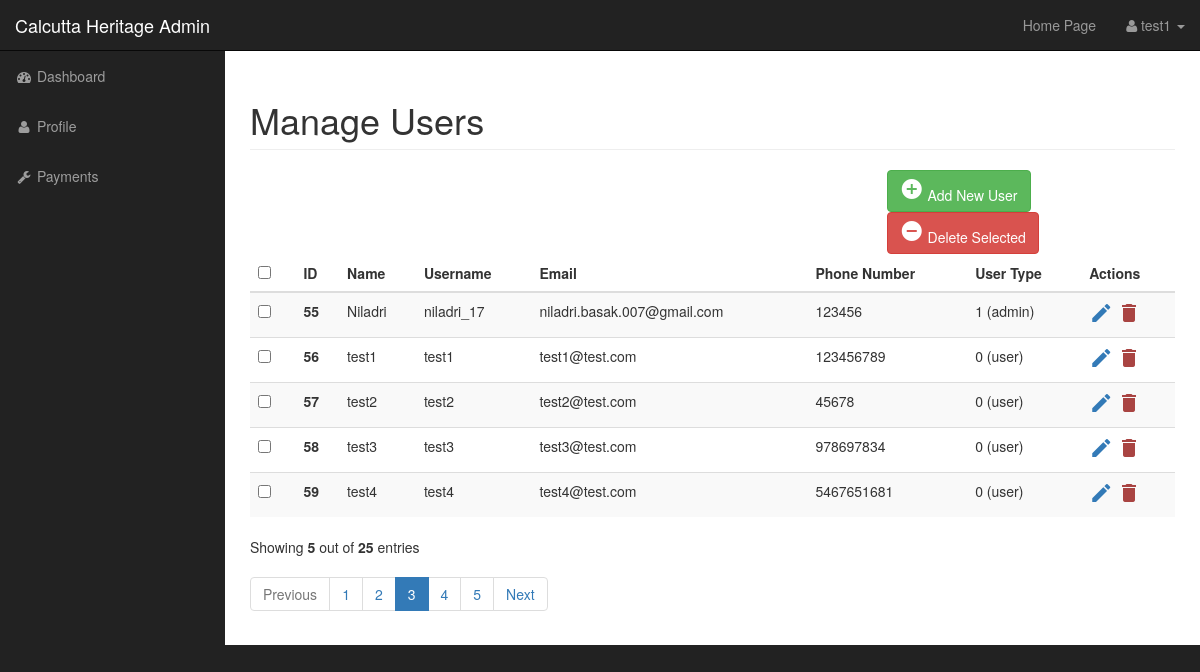
The page /admin/users.php (signed in) on the database its author committed.
### tables this page shows
CREATE TABLE `users` (
  `user_id` int(5) NOT NULL,
  `name` varchar(100) NOT NULL,
  `username` varchar(50) NOT NULL,
  `user_image` text NOT NULL,
  `email` varchar(50) NOT NULL,
  `phone_number` bigint(10) NOT NULL,
  `password_hash` varchar(255) NOT NULL,
  `user_type` int(4) NOT NULL DEFAULT 0,
  `create_time` timestamp NOT NULL DEFAULT current_timestamp() ON UPDATE current_timestamp()
);

### admin/functions.php (the view, shortened to what this page needs)
<?php
function all_user_details()
{
    global $connection;
    $select_all_query = "SELECT * FROM users";
    $result = mysqli_query($connection, $select_all_query);
    if (mysqli_num_rows($result) > 0) {
        while ($row = mysqli_fetch_assoc($result)) {
            echo '
            <tr>
                <td>
                    <span class="custom-checkbox">';
            echo "        <input type='checkbox' id='{$row['user_id']}' name='options[]' value='{$row['user_id']}'>" .
                '<label for="checkbox1"></label>
                    </span>
                </td>
                <th>
                ' .
                $row['user_id']
                . '
                </th>
                <td>
                ' .
                $row['name']
                . '
                </td>
                <td>
                ' .
                $row["username"]
                . '
                </td>
                <td>
                ' .
                $row['email']
                . '
                </td>
                <td>
                ' .
                $row['phone_number']
                . '
                </td>
                <td>
                ' .
                $row['user_type'];
            echo $row['user_type'] == 1 ? ' (admin)' : ' (user)';
            echo
                "
                </td>
                <td>
                <a href='#editEmployeeModal' class='edit' data-toggle='modal'><i class='material-icons' data-toggle='tooltip' title='Edit'>&#xE254;</i></a>
                <a href='#' id='{$row['user_id']}' class='delete text-danger confirm_delete_btn' data-toggle='modal'><i class='material-icons' data-toggle='tooltip' title='Delete'>&#xE872;</i></a>
                </td>
            </tr>
        ";
        }
    } else {
        echo "
            <tr>
                <td colspan='8'>No Record Found!</td>
            </tr>";
    }
}

### admin/css/sb-admin.css (style rules this page uses)
body { margin-top: 100px; background-color: #222; }
@media (min-width:768px) { body { margin-top: 50px; } }

### rows shown on the page
users: user_id "55", name "Niladri", username "niladri_17", email "niladri.basak.007@gmail.com", phone_number "123456", user_type "1", shows "(admin)"
users: user_id "56", name "test1", username "test1", email "test1@test.com", phone_number "123456789", user_type "0", shows "(user)"
users: user_id "57", name "test2", username "test2", email "test2@test.com", phone_number "45678", user_type "0", shows "(user)"
users: user_id "58", name "test3", username "test3", email "test3@test.com", phone_number "978697834", user_type "0", shows "(user)"
users: user_id "59", name "test4", username "test4", email "test4@test.com", phone_number "5467651681", user_type "0", shows "(user)"

### other values the page prints
$_SESSION['name'] "test1"
